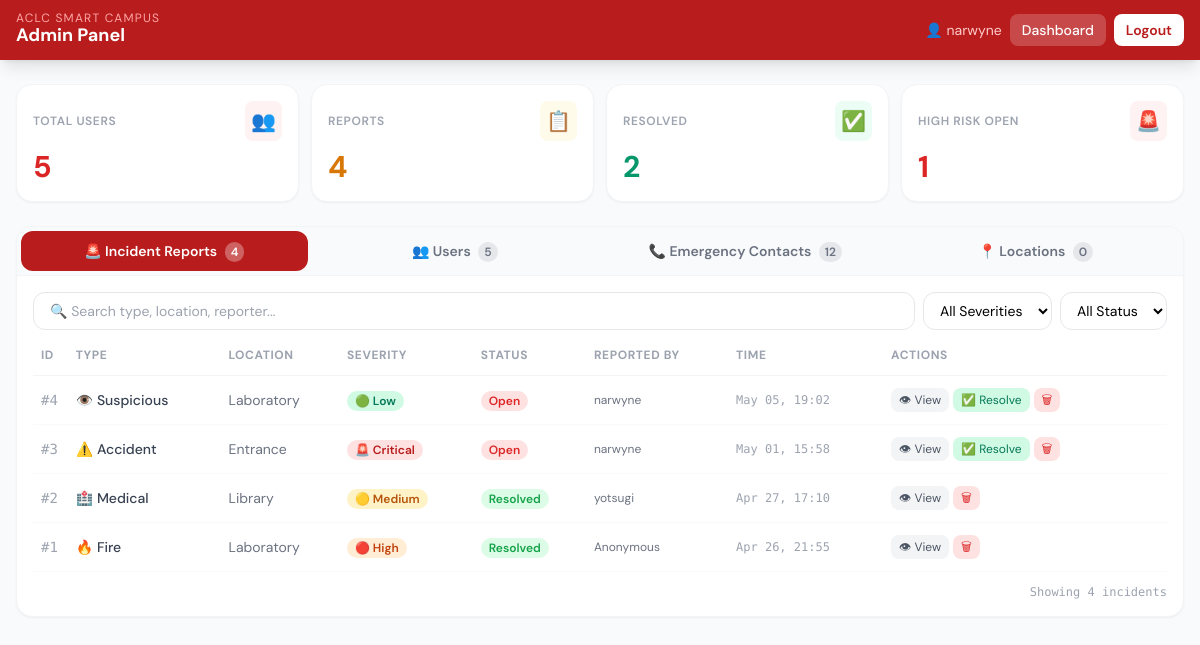
The page /admin.php (signed in) on the database as committed earlier.
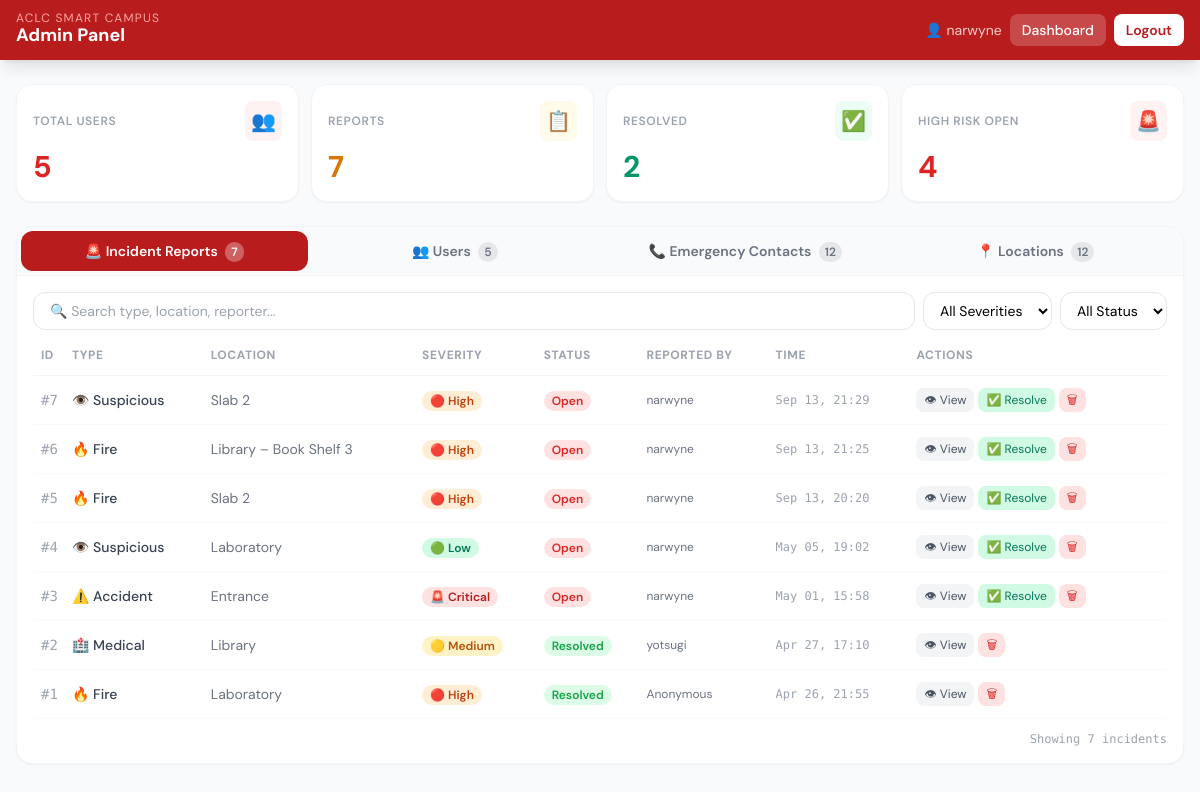
The same page on the database as committed later.
### tables this page shows
CREATE TABLE `emergency_services` (
  `id` int(10) UNSIGNED NOT NULL,
  `category` enum('fire','medical','police','campus','other') NOT NULL,
  `name` varchar(150) NOT NULL,
  `number` varchar(50) NOT NULL,
  `address` varchar(255) DEFAULT NULL,
  `description` varchar(255) DEFAULT NULL,
  `is_active` tinyint(1) NOT NULL DEFAULT 1,
  `sort_order` int(11) NOT NULL DEFAULT 0,
  `created_at` timestamp NOT NULL DEFAULT current_timestamp()
);

CREATE TABLE `incidents` (
  `id` int(10) UNSIGNED NOT NULL,
  `incident_type` varchar(50) NOT NULL,
  `severity` enum('low','medium','high','critical') NOT NULL,
  `location` varchar(100) NOT NULL,
  `description` text NOT NULL,
  `reported_by` varchar(100) NOT NULL,
  `photo_path` varchar(255) DEFAULT NULL,
  `status` enum('open','in_progress','resolved') NOT NULL DEFAULT 'open',
  `reported_at` datetime NOT NULL DEFAULT current_timestamp(),
  `updated_at` datetime DEFAULT NULL ON UPDATE current_timestamp()
);

### includes/admin_queries.php (called while the page is built, shortened)
<?php
$stats = ['users' => 0, 'total_reports' => 0, 'resolved' => 0, 'high_risk' => 0];
if ($pdo) {
    $stats['users']         = (int) $pdo->query("SELECT COUNT(*) FROM users")->fetchColumn();
    $stats['total_reports'] = (int) $pdo->query("SELECT COUNT(*) FROM incidents")->fetchColumn();
    $stats['resolved']      = (int) $pdo->query("SELECT COUNT(*) FROM incidents WHERE status='resolved'")->fetchColumn();
    $stats['high_risk']     = (int) $pdo->query("SELECT COUNT(*) FROM incidents WHERE severity IN ('high','critical') AND status='open'")->fetchColumn();
}
$incidents = $pdo
    ? $pdo->query("
        SELECT id, incident_type, severity, location, description,
               reported_by, status, photo_path, reported_at
        FROM incidents
        ORDER BY reported_at DESC
      ")->fetchAll()
    : [];
if ($pdo) {
    try {
        $emergency_contacts = $pdo->query("
            SELECT * FROM emergency_services
            ORDER BY category, sort_order, id
        ")->fetchAll();
    } catch (PDOException $e) {
    }
}

### admin.php (the view, shortened to what the changed rows need)
<?php
require_once 'includes/db.php';
require_once 'includes/admin_helpers.php';
require_once 'includes/admin_queries.php';
$active_tab    = $_GET['tab']   ?? 'incidents';
?>
<!DOCTYPE html>
<html lang="en">
<head>
  <script src="https://cdn.tailwindcss.com"></script>
</head>
<body class="bg-gray-50 min-h-screen">
<div class="max-w-7xl mx-auto px-4 py-6 space-y-6">
  <div class="grid grid-cols-2 md:grid-cols-4 gap-3">
    <?php foreach ([
      ['Total Users','users','text-red-600','bg-red-50','👥'],
      ['Reports','total_reports','text-amber-600','bg-amber-50','📋'],
      ['Resolved','resolved','text-emerald-600','bg-emerald-50','✅'],
      ['High Risk Open','high_risk','text-red-600','bg-red-50','🚨'],
    ] as $i=>[$label,$key,$color,$bg,$icon]): ?>
    <div class="bg-white rounded-2xl p-4 shadow-sm border border-gray-100 card-anim" style="animation-delay:<?= $i*0.06 ?>s">
      <div class="flex items-center justify-between mb-2">
        <span class="text-xs font-semibold text-gray-400 uppercase tracking-wider"><?= $label ?></span>
        <span class="text-xl <?= $bg ?> p-1.5 rounded-lg"><?= $icon ?></span>
      </div>
      <p class="text-3xl font-bold <?= $color ?>"><?= $stats[$key] ?></p>
    </div>
    <?php endforeach; ?>
  </div>
  <div class="bg-white rounded-2xl shadow-sm border border-gray-100 overflow-hidden">
    <div class="flex border-b border-gray-100 p-1 gap-1 bg-gray-50 overflow-x-auto">
      <?php
      $tabs = [
        'incidents' => ['🚨','Incident Reports', count($incidents)],
        'users'     => ['👥','Users',             count($users)],
        'emergency' => ['📞','Emergency Contacts', count($emergency_contacts)],
        'locations' => ['📍','Locations',          count($locations)],
      ];
      foreach ($tabs as $tid => [$ticon,$tlabel,$tcount]):
        $isActive = ($active_tab === $tid);
      ?>
      <button onclick="switchTab('<?= $tid ?>')" id="tab-<?= $tid ?>"
        class="tab-btn <?= $isActive ? 'active' : 'text-gray-500 hover:text-gray-700' ?> flex-shrink-0 flex-1 py-2.5 rounded-xl text-sm font-semibold transition whitespace-nowrap">
        <?= $ticon ?> <span class="hidden sm:inline"><?= $tlabel ?></span>
        <span class="ml-1 <?= $isActive ? 'bg-white/30 text-inherit' : 'bg-gray-200 text-gray-500' ?> text-xs px-1.5 py-0.5 rounded-full"><?= $tcount ?></span>
      </button>
      <?php endforeach; ?>
    </div>
    <div id="panel-incidents" class="p-4 <?= $active_tab !== 'incidents' ? 'hidden' : '' ?>">
      <div class="flex flex-col sm:flex-row gap-2 mb-4">
        <input type="text" id="incidentSearch" oninput="filterIncidents()" placeholder="🔍 Search type, location, reporter..."
          class="flex-1 border border-gray-200 rounded-xl px-4 py-2 text-sm focus:outline-none focus:ring-2 focus:ring-red-400">
        <select id="severityFilter" onchange="filterIncidents()" class="border border-gray-200 rounded-xl px-3 py-2 text-sm focus:outline-none focus:ring-2 focus:ring-red-400 bg-white">
        </select>
        <select id="statusFilter" onchange="filterIncidents()" class="border border-gray-200 rounded-xl px-3 py-2 text-sm focus:outline-none focus:ring-2 focus:ring-red-400 bg-white">
        </select>
      </div>
      <?php if (empty($incidents)): ?>
      <div class="text-center py-16 text-gray-400"><div class="text-5xl mb-3">📭</div><p class="font-medium">No incidents reported yet.</p></div>
      <?php else: ?>
      <div class="hidden md:block overflow-x-auto">
        <table class="w-full text-sm">
          <thead><tr class="text-left text-xs font-semibold text-gray-400 uppercase tracking-wider border-b border-gray-100">
            <th class="pb-3 pl-2">ID</th><th class="pb-3">Type</th><th class="pb-3">Location</th>
            <th class="pb-3">Severity</th><th class="pb-3">Status</th><th class="pb-3">Reported By</th>
            <th class="pb-3">Time</th><th class="pb-3">Actions</th>
          </tr></thead>
          <tbody id="incidentTbody">
            <?php foreach ($incidents as $inc): ?>
            <tr class="incident-row border-b border-gray-50 transition"
              data-type="<?= htmlspecialchars($inc['incident_type']) ?>"
              data-location="<?= htmlspecialchars($inc['location']) ?>"
              data-reporter="<?= htmlspecialchars($inc['reported_by']) ?>"
              data-severity="<?= htmlspecialchars($inc['severity']) ?>"
              data-status="<?= htmlspecialchars($inc['status']) ?>">
              <td class="py-3 pl-2 mono text-gray-400">#<?= $inc['id'] ?></td>
              <td class="py-3 font-medium text-gray-700"><?= typeIcon($inc['incident_type']) ?> <?= ucfirst(str_replace('_',' ',$inc['incident_type'])) ?></td>
              <td class="py-3 text-gray-500 capitalize"><?= htmlspecialchars(str_replace('_',' ',$inc['location'])) ?></td>
              <td class="py-3"><?= severityBadge($inc['severity']) ?></td>
              <td class="py-3"><?= statusBadge($inc['status']) ?></td>
              <td class="py-3 text-gray-500 text-xs"><?= htmlspecialchars($inc['reported_by']) ?></td>
              <td class="py-3 text-gray-400 text-xs mono whitespace-nowrap"><?= date('M d, H:i',strtotime($inc['reported_at'])) ?></td>
              <td class="py-3">
                <div class="flex gap-1 items-center">
                  <button onclick='showDetail(<?= json_encode($inc) ?>)' class="text-xs bg-gray-100 hover:bg-gray-200 text-gray-600 px-2 py-1 rounded-lg transition">👁 View</button>
                  <?php if ($inc['status'] !== 'resolved'): ?>
                  <form method="POST" class="inline">
                    <button type="submit" class="text-xs bg-emerald-100 hover:bg-emerald-200 text-emerald-700 px-2 py-1 rounded-lg transition">✅ Resolve</button>
                  </form>
                  <?php endif; ?>
                  <form method="POST" class="inline" onsubmit="return confirm('Delete this incident?')">
                    <button type="submit" class="text-xs bg-red-100 hover:bg-red-200 text-red-600 px-2 py-1 rounded-lg transition">🗑</button>
                  </form>
                </div>
              </td>
            </tr>
            <?php endforeach; ?>
          </tbody>
        </table>
      </div>
      <p class="text-xs text-gray-400 mt-3 text-right mono" id="incidentCount">Showing <?= count($incidents) ?> incident<?= count($incidents)!==1?'s':'' ?></p>
      <?php endif; ?>
    </div>
  </div>
</div>
</body>
</html>

### includes/admin_helpers.php (shortened to what the changed rows need)
<?php
function severityBadge(string $s): string {
    $map = [
        'low'      => ['bg-emerald-100 text-emerald-700', '🟢 Low'],
        'medium'   => ['bg-amber-100 text-amber-700',     '🟡 Medium'],
        'high'     => ['bg-orange-100 text-orange-700',   '🔴 High'],
        'critical' => ['bg-red-100 text-red-700',         '🚨 Critical'],
    ];
    [$cls, $label] = $map[$s] ?? ['bg-gray-100 text-gray-600', $s];
    return "<span class='inline-block text-xs font-semibold px-2 py-0.5 rounded-full $cls'>$label</span>";
}
function statusBadge(string $s): string {
    $map = [
        'open'        => ['bg-red-100 text-red-600',    'Open'],
        'in_progress' => ['bg-blue-100 text-blue-600',  'In Progress'],
        'resolved'    => ['bg-green-100 text-green-600','Resolved'],
    ];
    [$cls, $label] = $map[$s] ?? ['bg-gray-100 text-gray-600', $s];
    return "<span class='inline-block text-xs font-semibold px-2 py-0.5 rounded-full $cls'>$label</span>";
}
function typeIcon(string $t): string {
    $icons = [
        'fire'       => '🔥',
        'medical'    => '🏥',
        'accident'   => '⚠️',
        'suspicious' => '👁️',
        'theft'      => '🔓',
        'flooding'   => '🌊',
        'earthquake' => '🌍',
        'other'      => '📋',
    ];
    return $icons[$t] ?? '📋';
}

Rows that differ between the two databases and show on the page:
no longer on this page (row edited): emergency_services: id "4", sort_order "2", is_active "1"
added incidents: id "7", incident_type "👁️", incident_type "Suspicious", location "Slab 2", label "🔴 High", label "Open", reported_by "narwyne", reported_at "Sep 13, 21:29"
added incidents: id "6", incident_type "🔥", incident_type "Fire", location "Library – Book Shelf 3", label "🔴 High", label "Open", reported_by "narwyne", reported_at "Sep 13, 21:25"
added incidents: id "5", incident_type "🔥", incident_type "Fire", location "Slab 2", label "🔴 High", label "Open", reported_by "narwyne", reported_at "Sep 13, 20:20"
Other text that changed with them:
count($incidents): "4" → "7"
new list line: "REPORTS 📋 7"
new list line: "2"
new list line: "HIGH RISK OPEN 🚨 4"
new list line: "🚨 Incident Reports 7"
new list line: "📍 Locations 12"
list line gone: "REPORTS 📋"
list line gone: "HIGH RISK OPEN 🚨"
list line gone: "🚨 Incident Reports 4"
list line gone: "📍 Locations 0"
